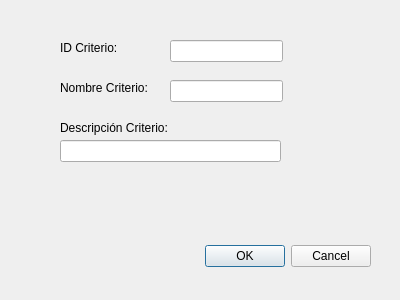
<?xml version="1.0" encoding="UTF-8"?>
<ui version="4.0">
 <class>Dialog</class>
 <widget class="QDialog" name="Dialog">
  <property name="geometry">
   <rect>
    <x>0</x>
    <y>0</y>
    <width>400</width>
    <height>300</height>
   </rect>
  </property>
  <property name="windowTitle">
   <string>Registrar Criterio Evaluación</string>
  </property>
  <widget class="QDialogButtonBox" name="buttonBox">
   <property name="geometry">
    <rect>
     <x>30</x>
     <y>240</y>
     <width>341</width>
     <height>32</height>
    </rect>
   </property>
   <property name="orientation">
    <enum>Qt::Horizontal</enum>
   </property>
   <property name="standardButtons">
    <set>QDialogButtonBox::Cancel|QDialogButtonBox::Ok</set>
   </property>
  </widget>
  <widget class="QLabel" name="label_3">
   <property name="geometry">
    <rect>
     <x>60</x>
     <y>120</y>
     <width>151</width>
     <height>16</height>
    </rect>
   </property>
   <property name="text">
    <string>Descripción Criterio:</string>
   </property>
  </widget>
  <widget class="QLineEdit" name="lineEdit_2">
   <property name="geometry">
    <rect>
     <x>170</x>
     <y>80</y>
     <width>113</width>
     <height>22</height>
    </rect>
   </property>
  </widget>
  <widget class="QLineEdit" name="lineEdit">
   <property name="geometry">
    <rect>
     <x>170</x>
     <y>40</y>
     <width>113</width>
     <height>22</height>
    </rect>
   </property>
  </widget>
  <widget class="QLabel" name="label_2">
   <property name="geometry">
    <rect>
     <x>60</x>
     <y>80</y>
     <width>91</width>
     <height>16</height>
    </rect>
   </property>
   <property name="text">
    <string>Nombre Criterio:</string>
   </property>
  </widget>
  <widget class="QLabel" name="label">
   <property name="geometry">
    <rect>
     <x>60</x>
     <y>40</y>
     <width>91</width>
     <height>16</height>
    </rect>
   </property>
   <property name="text">
    <string>ID Criterio:</string>
   </property>
  </widget>
  <widget class="QLineEdit" name="lineEdit_3">
   <property name="geometry">
    <rect>
     <x>60</x>
     <y>140</y>
     <width>221</width>
     <height>22</height>
    </rect>
   </property>
  </widget>
 </widget>
 <resources/>
 <connections>
  <connection>
   <sender>buttonBox</sender>
   <signal>accepted()</signal>
   <receiver>Dialog</receiver>
   <slot>accept()</slot>
   <hints>
    <hint type="sourcelabel">
     <x>248</x>
     <y>254</y>
    </hint>
    <hint type="destinationlabel">
     <x>157</x>
     <y>274</y>
    </hint>
   </hints>
  </connection>
  <connection>
   <sender>buttonBox</sender>
   <signal>rejected()</signal>
   <receiver>Dialog</receiver>
   <slot>reject()</slot>
   <hints>
    <hint type="sourcelabel">
     <x>316</x>
     <y>260</y>
    </hint>
    <hint type="destinationlabel">
     <x>286</x>
     <y>274</y>
    </hint>
   </hints>
  </connection>
 </connections>
</ui>
